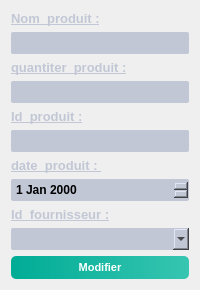
        <widget class="QWidget" name="tab_8">
         <attribute name="title">
          <string>Modifier_produit</string>
         </attribute>
         <layout class="QVBoxLayout" name="verticalLayout_7">
          <item>
           <widget class="QLabel" name="label_10">
            <property name="font">
             <font>
              <pointsize>-1</pointsize>
              <weight>75</weight>
              <bold>true</bold>
              <underline>true</underline>
             </font>
            </property>
            <property name="styleSheet">
             <string notr="true">QLabel
{
	background-color: transparent;
	color: #c2c7d5;
	font-size: 13px;

}</string>
            </property>
            <property name="text">
             <string>Nom_produit :</string>
            </property>
           </widget>
          </item>
          <item>
           <widget class="QLineEdit" name="nom_modifier_2">
            <property name="styleSheet">
             <string notr="true">background-color: #c2c7d5;
	color: #000;
	font-weight: bold;
	border: none;
	border-radius: 2px;
	padding: 3px;</string>
            </property>
           </widget>
          </item>
          <item>
           <widget class="QLabel" name="label_8">
            <property name="font">
             <font>
              <pointsize>-1</pointsize>
              <weight>75</weight>
              <bold>true</bold>
              <underline>true</underline>
             </font>
            </property>
            <property name="styleSheet">
             <string notr="true">QLabel
{
	background-color: transparent;
	color: #c2c7d5;
	font-size: 13px;

}</string>
            </property>
            <property name="text">
             <string>quantiter_produit :</string>
            </property>
           </widget>
          </item>
          <item>
           <widget class="QLineEdit" name="quantiter_modifier">
            <property name="styleSheet">
             <string notr="true">background-color: #c2c7d5;
	color: #000;
	font-weight: bold;
	border: none;
	border-radius: 2px;
	padding: 3px;</string>
            </property>
           </widget>
          </item>
          <item>
           <widget class="QLabel" name="label_11">
            <property name="font">
             <font>
              <pointsize>-1</pointsize>
              <weight>75</weight>
              <bold>true</bold>
              <underline>true</underline>
             </font>
            </property>
            <property name="styleSheet">
             <string notr="true">QLabel
{
	background-color: transparent;
	color: #c2c7d5;
	font-size: 13px;

}</string>
            </property>
            <property name="text">
             <string>Id_produit :</string>
            </property>
           </widget>
          </item>
          <item>
           <widget class="QLineEdit" name="id_modifier_2">
            <property name="styleSheet">
             <string notr="true">background-color: #c2c7d5;
	color: #000;
	font-weight: bold;
	border: none;
	border-radius: 2px;
	padding: 3px;</string>
            </property>
           </widget>
          </item>
          <item>
           <widget class="QLabel" name="label_16">
            <property name="font">
             <font>
              <pointsize>-1</pointsize>
              <weight>75</weight>
              <bold>true</bold>
              <underline>true</underline>
             </font>
            </property>
            <property name="styleSheet">
             <string notr="true">QLabel
{
	background-color: transparent;
	color: #c2c7d5;
	font-size: 13px;

}</string>
            </property>
            <property name="text">
             <string>date_produit : </string>
            </property>
           </widget>
          </item>
          <item>
           <widget class="QDateEdit" name="date_modifier_2">
            <property name="styleSheet">
             <string notr="true">background-color: #c2c7d5;
	color: #000;
	font-weight: bold;
	border: none;
	border-radius: 2px;
	padding: 3px;</string>
            </property>
           </widget>
          </item>
          <item>
           <widget class="QLabel" name="label_22">
            <property name="font">
             <font>
              <pointsize>-1</pointsize>
              <weight>75</weight>
              <bold>true</bold>
              <underline>true</underline>
             </font>
            </property>
            <property name="styleSheet">
             <string notr="true">QLabel
{
	background-color: transparent;
	color: #c2c7d5;
	font-size: 13px;

}</string>
            </property>
            <property name="text">
             <string>Id_fournisseur :</string>
            </property>
           </widget>
          </item>
          <item>
           <widget class="QComboBox" name="list_fournisseur_2">
            <property name="styleSheet">
             <string notr="true">background-color: #c2c7d5;
	color: #000;
	font-weight: bold;
	border: none;
	border-radius: 2px;
	padding: 3px;</string>
            </property>
           </widget>
          </item>
          <item>
           <widget class="QPushButton" name="pushButton_5">
            <property name="styleSheet">
             <string notr="true">QPushButton
{
	background-color: qlineargradient(spread:pad, x1:0, y1:0.511, x2:1, y2:0.511, stop:0 rgba(0, 172, 149, 255),stop:0.995192 rgba(54, 197, 177, 255));
	color: #fff;
	font-size: 11px;
	font-weight: bold;
	border: none;
	border-radius: 5px;
	padding: 5px;

}


QPushButton::hover
{
	background-color: qlineargradient(spread:pad, x1:0, y1:0.511, x2:1, y2:0.511, stop:0 rgba(0, 207, 179, 255),stop:1 rgba(70, 255, 230, 255));

}</string>
            </property>
            <property name="text">
             <string>Modifier</string>
            </property>
           </widget>
          </item>
         </layout>
        </widget>
